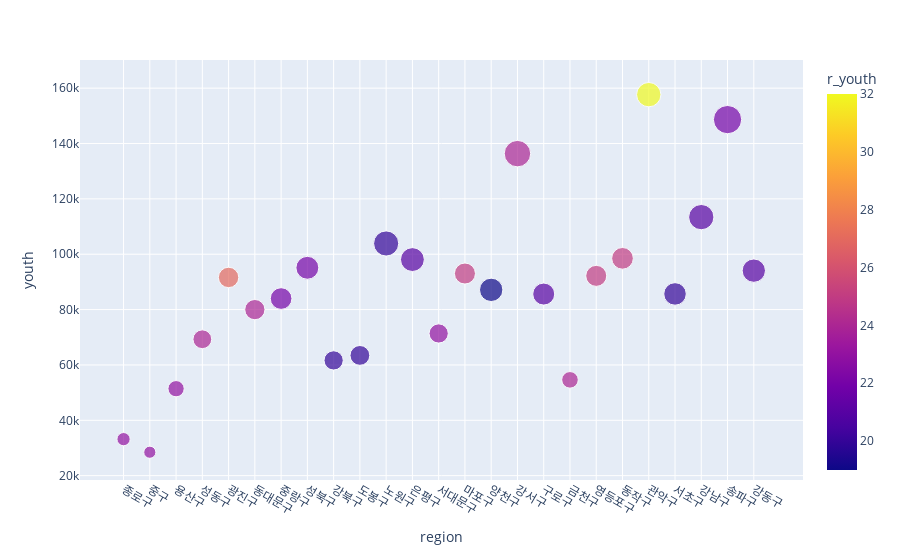

This figure's notebook cell:
### Code cell
fig = px.scatter(region_pop, x="region", y="youth", color="r_youth", size="people")
fig.show()
# 자치구별 청년인구(20~34세) 산점도(점의 색깔은 각 자치구 전체인구 중 청년인구의 비율 / 점의 크기는 자치구 전체인구)

### Figure 1 — Plotly figure (JSON) as saved in the notebook; plotly's stock layout.template omitted (floating-point values rounded to 4 significant figures)
{"data": [{"hovertemplate": "region=%{x}<br>youth=%{y}<br>people=%{marker.size}<br>r_youth=%{marker.color}<extra></extra>", "legendgroup": "", "marker": {"color": [23, 23, 23, 24, 27, 24, 22, 22, 20, 20, 20, 21, 23, 25, 19, 24, 21, 24, 25, 25, 32, 20, 21, 22, 21], "coloraxis": "coloraxis", "size": [144958, 121928, 219545, 292068, 344399, 338924, 388916, 434141, 306363, 325348, 523183, 471568, 306053, 366859, 452769, 580138, 400480, 228392, 366081, 389434, 492042, 420599, 529263, 662431, 450925], "sizemode": "area", "sizeref": 1656.0, "symbol": "circle"}, "mode": "markers", "name": "", "orientation": "v", "showlegend": false, "type": "scatter", "x": ["종로구", "중구", "용산구", "성동구", "광진구", "동대문구", "중랑구", "성북구", "강북구", "도봉구", "노원구", "은평구", "서대문구", "마포구", "양천구", "강서구", "구로구", "금천구", "영등포구", "동작구", "관악구", "서초구", "강남구", "송파구", "강동구"], "xaxis": "x", "y": [33192, 28467, 51420, 69281, 91615, 79992, 83985, 95099, 61641, 63446, 103882, 98071, 71365, 93025, 87130, 136348, 85608, 54612, 92182, 98515, 157664, 85656, 113407, 148640, 94066], "yaxis": "y"}], "layout": {"coloraxis": {"colorbar": {"title": {"text": "r_youth"}}, "colorscale": [[0, "#0d0887"], [0.1111, "#46039f"], [0.2222, "#7201a8"], [0.3333, "#9c179e"], [0.4444, "#bd3786"], [0.5556, "#d8576b"], [0.6667, "#ed7953"], [0.7778, "#fb9f3a"], [0.8889, "#fdca26"], [1, "#f0f921"]]}, "legend": {"itemsizing": "constant", "tracegroupgap": 0}, "margin": {"t": 60}, "xaxis": {"anchor": "y", "domain": [0, 1], "title": {"text": "region"}}, "yaxis": {"anchor": "x", "domain": [0, 1], "title": {"text": "youth"}}}}
